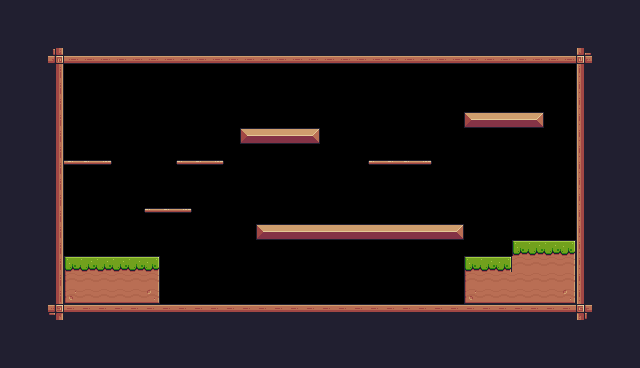

Rendered tile map (Tiled .tmx) drawn with the repository's tilesets; below, a short description and the full map source, tile grids included:
An orthogonal 40x23 tile map with 16x16 px tiles, 1 tile layer (Background) and 30 objects (12x Fruit, 4x Platform, 2x Chicken, Player, Checkpoint).

<map version="1.10" tiledversion="1.11.2" orientation="orthogonal" renderorder="right-down" width="40" height="23" tilewidth="16" tileheight="16" infinite="0" nextlayerid="4" nextobjectid="33">
 <tileset firstgid="1" source="PixelAdventure.tsx" />
 <layer id="1" name="Background" width="40" height="23">
  <data encoding="csv">
24,24,24,24,24,24,24,24,24,24,24,24,24,24,24,24,24,24,24,24,24,24,24,24,24,24,24,24,24,24,24,24,24,24,24,24,24,24,24,24,
24,24,24,24,24,24,24,24,24,24,24,24,24,24,24,24,24,24,24,24,24,24,24,24,24,24,24,24,24,24,24,24,24,24,24,24,24,24,24,24,
24,24,24,24,24,24,24,24,24,24,24,24,24,24,24,24,24,24,24,24,24,24,24,24,24,24,24,24,24,24,24,24,24,24,24,24,24,24,24,24,
24,24,24,135,134,134,134,134,134,134,134,134,134,134,134,134,134,134,134,134,134,134,134,134,134,134,134,134,134,134,134,134,134,134,134,134,133,24,24,24,
24,24,24,113,0,0,0,0,0,0,0,0,0,0,0,0,0,0,0,0,0,0,0,0,0,0,0,0,0,0,0,0,0,0,0,0,111,24,24,24,
24,24,24,113,0,0,0,0,0,0,0,0,0,0,0,0,0,0,0,0,0,0,0,0,0,0,0,0,0,0,0,0,0,0,0,0,111,24,24,24,
24,24,24,113,0,0,0,0,0,0,0,0,0,0,0,0,0,0,0,0,0,0,0,0,0,0,0,0,0,0,0,0,0,0,0,0,111,24,24,24,
24,24,24,113,0,0,0,0,0,0,0,0,0,0,0,0,0,0,0,0,0,0,0,0,0,0,0,0,0,13,14,14,14,15,0,0,111,24,24,24,
24,24,24,113,0,0,0,0,0,0,0,0,0,0,0,13,14,14,14,15,0,0,0,0,0,0,0,0,0,0,0,0,0,0,0,0,111,24,24,24,
24,24,24,113,0,0,0,0,0,0,0,0,0,0,0,0,0,0,0,0,0,0,0,0,0,0,0,0,0,0,0,0,0,0,0,0,111,24,24,24,
24,24,112,113,41,41,42,0,0,0,0,40,41,42,0,0,0,0,0,0,0,0,0,40,41,41,42,0,0,0,0,0,0,0,0,0,111,24,24,24,
24,24,112,113,0,0,0,0,0,0,0,0,0,0,0,0,0,0,0,0,0,0,0,0,0,0,0,0,0,0,0,0,0,0,0,0,111,24,24,24,
24,24,112,113,0,0,0,0,0,0,0,0,0,0,0,0,0,0,0,0,0,0,0,0,0,0,0,0,0,0,0,0,0,0,0,0,111,24,24,24,
24,24,112,113,0,0,0,0,0,40,41,42,0,0,0,0,0,0,0,0,0,0,0,0,0,0,0,0,0,0,0,0,0,0,0,0,111,24,24,24,
24,24,112,113,0,0,0,0,0,0,0,0,0,0,0,0,13,14,14,14,14,14,14,14,14,14,14,14,15,0,0,0,0,0,0,0,111,24,24,24,
24,24,24,113,0,0,0,0,0,0,0,0,0,0,0,0,0,0,0,0,0,0,0,0,0,0,0,0,0,0,0,0,7,8,8,9,111,24,24,24,
24,24,24,113,7,8,8,8,8,9,0,0,0,0,0,0,0,0,0,0,0,0,0,0,0,0,0,0,0,7,8,9,30,30,30,31,111,24,24,24,
24,24,24,113,29,30,30,30,30,31,0,0,0,0,0,0,0,0,0,0,0,0,0,0,0,0,0,0,0,29,30,30,30,30,30,31,111,24,24,24,
24,24,24,113,51,52,52,52,52,53,0,0,0,0,0,0,0,0,0,0,0,0,0,0,0,0,0,0,0,51,52,52,52,52,52,53,111,24,24,24,
24,24,24,91,90,90,90,90,90,90,90,90,90,90,90,90,90,90,90,90,90,90,90,90,90,90,90,90,90,90,90,90,90,90,90,90,89,24,24,24,
24,24,24,24,24,24,24,24,24,24,24,24,24,24,24,24,24,24,24,24,24,24,24,24,24,24,24,24,24,24,24,24,24,24,24,24,24,24,24,24,
24,24,24,24,24,24,24,24,24,24,24,24,24,24,24,24,24,24,24,24,24,24,24,24,24,24,24,24,24,24,24,24,24,24,24,24,24,24,24,24,
24,24,24,24,24,24,24,24,24,24,24,24,24,24,24,24,24,24,24,24,24,24,24,24,24,24,24,24,24,24,24,24,24,24,24,24,24,24,24,24
</data>
 </layer>
 <objectgroup id="2" name="Spawnpoints">
  <object id="1" name="Player" type="Player" x="64" y="224" width="32" height="32" />
  <object id="2" name="Chicken" type="Chicken" x="304" y="272" width="32" height="32">
   <properties>
    <property name="offNeg" type="float" value="9" />
    <property name="offPos" type="float" value="9" />
   </properties>
  </object>
  <object id="4" name="Chicken" type="Chicken" x="400" y="192" width="32" height="32">
   <properties>
    <property name="offNeg" type="float" value="9" />
    <property name="offPos" type="float" value="2" />
   </properties>
  </object>
  <object id="19" name="Checkpoint" type="Checkpoint" x="512" y="176" width="64" height="64" />
  <object id="20" name="Melon" type="Fruit" x="64" y="128" width="32" height="32" />
  <object id="21" name="Strawberry" type="Fruit" x="192" y="128" width="32" height="32" />
  <object id="22" name="Apple" type="Fruit" x="144" y="176" width="32" height="32" />
  <object id="23" name="Cherries" type="Fruit" x="368" y="128" width="32" height="32" />
  <object id="24" name="Cherries" type="Fruit" x="400" y="128" width="32" height="32" />
  <object id="25" name="Cherries" type="Fruit" x="384" y="96" width="32" height="32" />
  <object id="27" name="Pineapple" type="Fruit" x="512" y="80" width="32" height="32" />
  <object id="28" name="Pineapple" type="Fruit" x="464" y="80" width="32" height="32" />
  <object id="29" name="Cherries" type="Fruit" x="304" y="192" width="32" height="32" />
  <object id="30" name="Cherries" type="Fruit" x="416" y="192" width="32" height="32" />
  <object id="31" name="Pineapple" type="Fruit" x="400" y="272" width="32" height="32" />
  <object id="32" name="Bananas" type="Fruit" x="240" y="272" width="32" height="32" />
 </objectgroup>
 <objectgroup id="3" name="Collisions">
  <object id="5" x="48" y="48" width="16" height="272" />
  <object id="6" x="48" y="304" width="544" height="16" />
  <object id="7" x="576" y="48" width="16" height="272" />
  <object id="8" x="48" y="48" width="544" height="16" />
  <object id="9" x="240" y="128" width="80" height="16" />
  <object id="10" x="464" y="112" width="80" height="16" />
  <object id="11" x="256" y="224" width="208" height="16" />
  <object id="12" x="64" y="256" width="96" height="48" />
  <object id="13" x="464" y="256" width="112" height="48" />
  <object id="14" x="512" y="240" width="64" height="16" />
  <object id="15" name="Platform" type="Platform" x="144" y="208" width="48" height="16" />
  <object id="16" name="Platform" type="Platform" x="176" y="160" width="48" height="16" />
  <object id="17" name="Platform" type="Platform" x="64" y="160" width="48" height="16" />
  <object id="18" name="Platform" type="Platform" x="368" y="160" width="64" height="16" />
 </objectgroup>
</map>
